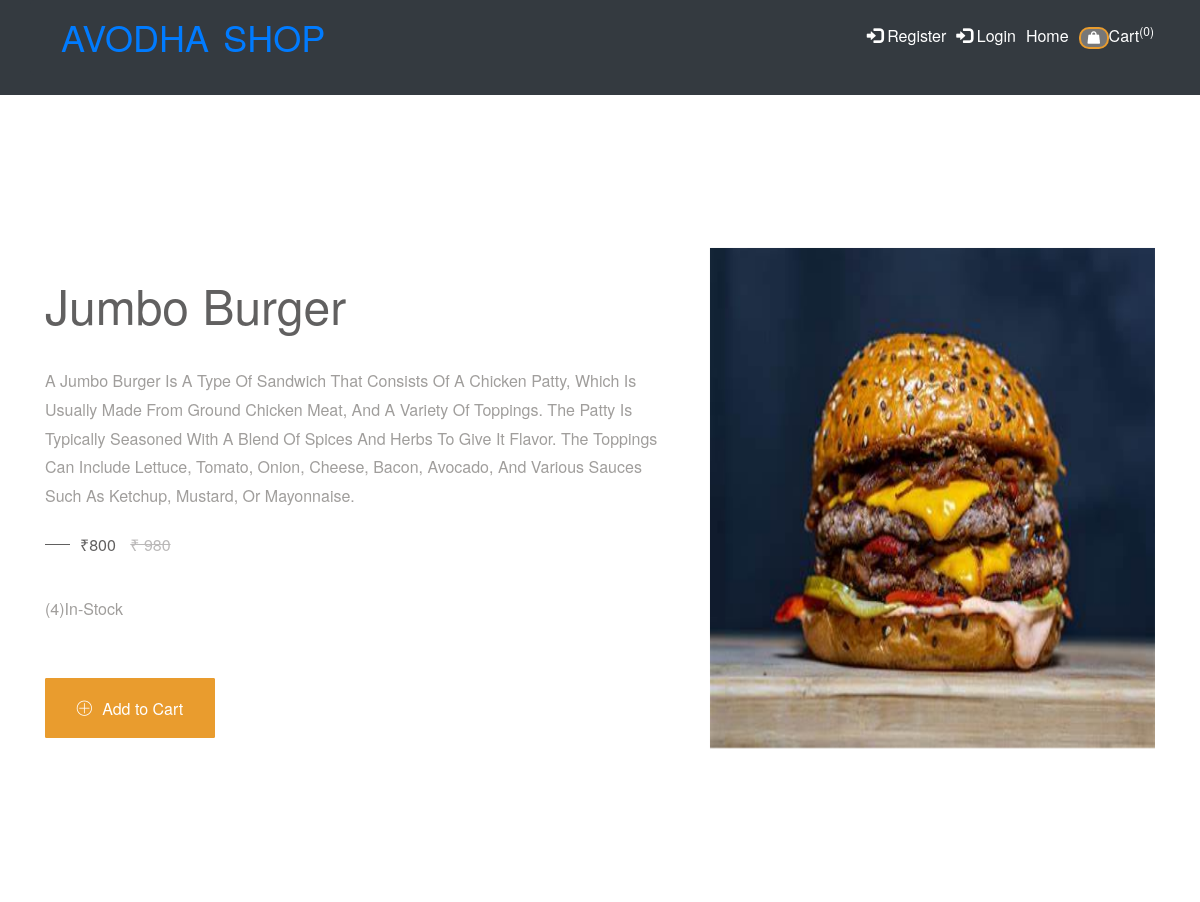
The page /burger-recipe/jumbo-burger on the database its author committed.
### shop/models.py (models this page shows, shortened)
class products(models.Model):
    name = models.CharField(max_length=150, unique=True)
    slug = models.SlugField(max_length=150, unique=True)
    img=models.ImageField(upload_to='product')
    desc=models.TextField()
    stock=models.IntegerField()
    available=models.BooleanField()
    price=models.IntegerField()
    category=models.ForeignKey(categ,on_delete=models.CASCADE)

### shop/views.py (the view)
# urls.py: path('<slug:c_slug>/<slug:product_slug>',views.proddetails,name='details'),
def proddetails(request,c_slug,product_slug):
    try:
        prod=products.objects.get(category__slug=c_slug,slug=product_slug)
    except Exception as e:
        raise e
    return render(request,'item.html',{'pr':prod})

### cart/context_processor.py (called while the page is built)
def count(request):
    item_count=0
    if 'admin' in request.path:
        return {}
    else:
        try:
            ct=cartlist.objects.filter(cart_id=c_id(request))
            cti=items.objects.all().filter(cart=ct[:1])
            for c in cti:
                item_count+=c.quan
        except cartlist.DoesNotExist:
            item_count=0
        return dict(itc=item_count)

### cart/views.py (called while the page is built)
def c_id(request):
    ct_id = request.session.session_key
    if not ct_id:
        ct_id = request.session.create()
    return ct_id

### templates/item.html (shortened to what this page needs)
{% extends 'base.html' %}
{% load static %}
{% block content %}
<!doctype html>
<html class="no-js" lang="en">
    <head>
        <link rel="stylesheet" href="{% static 'pr/css/font-awesome.min.css' %}">
		<link rel="stylesheet" href="{% static 'pr/css/linearicons.css' %}">
        <link rel="stylesheet" href="{% static 'pr/css/animate.css' %}">
        <link rel="stylesheet" href="{% static 'pr/css/owl.carousel.min.css' %}">
		<link rel="stylesheet" href="{% static 'pr/css/owl.theme.default.min.css' %}">
        <link rel="stylesheet" href="{% static 'pr/css/bootstrap.min.css' %}">
		<link rel="stylesheet" href="{% static 'pr/css/bootsnav.css' %}" >
        <link rel="stylesheet" href="{% static 'pr/css/style.css' %}">
        <link rel="stylesheet" href="{% static 'pr/css/responsive.css' %}">
        <link rel="stylesheet" href="https://cdn.jsdelivr.net/npm/bootstrap@4.0.0/dist/css/bootstrap.min.css">
		<link rel="stylesheet" href="https://maxcdn.bootstrapcdn.com/bootstrap/3.4.1/css/bootstrap.min.css">
    </head>
	<body>
<div class="item active">
						<div class="single-slide-item slide1">
							<div class="container">
								<div class="welcome-hero-content">
									<div class="row">
										<div class="col-sm-7">
											<div class="single-welcome-hero">
												<div class="welcome-hero-txt">
													<h2>{{pr.name}}</h2>
													<p>
														{{pr.desc}}
													</p>
													<div class="packages-price">
														<p>
															₹{{pr.price}}
															<del>₹ 980</del>
														</p>
													</div>
													<p>({{pr.stock}})In-Stock</p>
	                                                {% if pr.stock <= 0 %}
													<h1 style="color:red">sorry no stock left</h1>
													{% else %}
													<button class="btn-cart welcome-add-cart" onclick="window.location.href='{% url 'addcart' pr.id %}'">
														<span class="lnr lnr-plus-circle"></span>
														add <span>to</span> cart
													</button>
													{% endif %}
												</div>
											</div>
										</div>
										<div class="col-sm-5">
											<div class="single-welcome-hero">
												<div class="welcome-hero-img">
													<img src="{{pr.img.url}}" alt="slider image" style="height:500px;width:500px;">
												</div>
											</div>
										</div>
									</div>
								</div>
							</div>
						</div>
					</div>
    </body>
</html>
{% endblock %}

### static/pr/css/bootsnav.css (style rules this page uses)
body { -webkit-transition: all 0.3s ease-in-out; -moz-transition: all 0.3s ease-in-out; -o-transition: all 0.3s ease-in-out; -ms-transition: all 0.3s ease-in-out; transition: all 0.3s ease-in-out; }

### static/pr/css/style.css (style rules this page uses)
* { padding: 0; margin: 0; }
* { -webkit-box-sizing:border-box; -moz-box-sizing:border-box; -o-box-sizing:border-box; -ms-box-sizing:border-box; box-sizing:border-box; }
body { font-family: 'Roboto', sans-serif; font-size:16px; color:#a09e9c; background: #fff; text-transform: capitalize; max-width:1920px; margin:0 auto; overflow-x:hidden; }
h1,h2,h3,h4,h5,h6 { margin: 0; color:#5f5b57; font-size: 18px; font-weight: 500; }
p { margin: 0; color:#a09e9c; font-size:16px; line-height: 1.8; }
img { border:none;max-width:100%; height:auto; }
select,input,textarea,button { box-shadow:none;outline:0!important; }
button { background: transparent;border: 0; }
html,body { height: 100%; }
.btn-cart { display: flex; justify-content: center; align-items: center; background: #e99c2e; border: 1px solid #e99c2e; width: 80px; height: 30px; white-space: nowrap; color: #fff; font-size: 12px; font-weight: 500; text-transform: capitalize; border-radius: 3px; }
.packages-price p { position: relative; color: #616060; font-size: 16px; font-weight: 500; }
.packages-price del,.packages-price span { color: #bbb9b9; font-size: 16px; font-weight: 500; }
.packages-price del { margin-left: 10px; }
.single-slide-item { position: relative; background-size: cover; background-position: center; }
.single-slide-item.slide1 { background:transparent; }
.single-welcome-hero { display: flex; align-items: center; flex-direction: column; justify-content: center; height: 920px; }
.welcome-hero-txt h2 { font-size: 48px; color: #616060; font-weight: 400; margin: 20px 0 22px; }
.welcome-hero-txt p { margin: 35px 0 20px; }
.welcome-hero-txt .packages-price p { margin: 0; padding-left: 35px; }
.packages-price p:before { position: absolute; content: ""; width: 25px; height: 1px; background: #616060; top: 45%; left: 0; }
.btn-cart.welcome-add-cart,.btn-cart.welcome-add-cart.welcome-more-info { width: 170px; height: 60px; line-height: 60px; border-radius: 1px; font-size: 16px; font-weight: 500; display: inline-block; margin-top: 34px; -webkit-transition: 0.3s linear; -moz-transition: 0.3s linear; -ms-transition: 0.3s linear; -o-transition: 0.3s linear; transition: 0.3s linear; }
.btn-cart.welcome-add-cart span { text-transform: lowercase; }
.btn-cart.welcome-add-cart span.lnr.lnr-plus-circle { position: relative; top: 0px; font-size: 16px; margin-right: 5px; }

### static/pr/css/responsive.css (style rules this page uses)
@media screen and (max-width:1440px) { .single-welcome-hero { height: 807px; } }

### rows shown on the page
products: name "Jumbo Burger", desc "A Jumbo Burger Is A Type Of Sandwich That Consists Of A Chicken Patty, Which Is Usually Made From Ground Chicken Meat, And A Variety Of Toppings. The Patty Is Typically Seasoned With A Blend Of Spices And Herbs To Give It Flavor. The Toppings Can Include Lettuce, Tomato, Onion, Cheese, Bacon, Avocado, And Various Sauces Such As Ketchup, Mustard, Or Mayonnaise.", price "800", stock "4", img (picture)

### other values the page prints
{{ itc }} "0"
